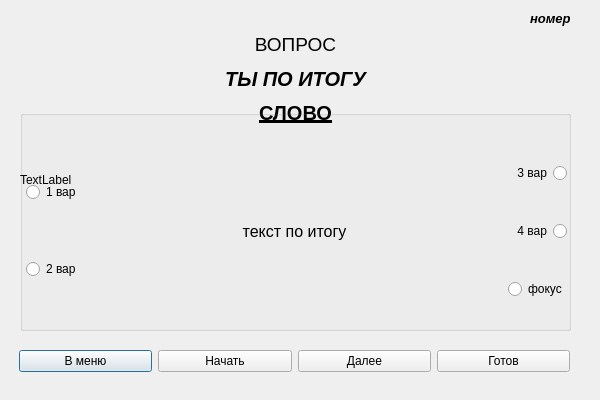
<?xml version="1.0" encoding="UTF-8"?>
<ui version="4.0">
 <class>TestUser</class>
 <widget class="QDialog" name="TestUser">
  <property name="geometry">
   <rect>
    <x>0</x>
    <y>0</y>
    <width>600</width>
    <height>400</height>
   </rect>
  </property>
  <property name="windowTitle">
   <string>Тест по Пользовательскому словарю</string>
  </property>
  <widget class="QLabel" name="number_of_page">
   <property name="geometry">
    <rect>
     <x>530</x>
     <y>10</y>
     <width>54</width>
     <height>17</height>
    </rect>
   </property>
   <property name="font">
    <font>
     <pointsize>10</pointsize>
     <weight>75</weight>
     <italic>true</italic>
     <bold>true</bold>
    </font>
   </property>
   <property name="text">
    <string>номер</string>
   </property>
  </widget>
  <widget class="QWidget" name="layoutWidget">
   <property name="geometry">
    <rect>
     <x>20</x>
     <y>30</y>
     <width>551</width>
     <height>97</height>
    </rect>
   </property>
   <layout class="QVBoxLayout" name="verticalLayout_3">
    <item>
     <widget class="QLabel" name="text_question">
      <property name="font">
       <font>
        <pointsize>14</pointsize>
        <italic>false</italic>
       </font>
      </property>
      <property name="text">
       <string>ВОПРОС</string>
      </property>
      <property name="alignment">
       <set>Qt::AlignCenter</set>
      </property>
     </widget>
    </item>
    <item>
     <widget class="QLabel" name="mark_text">
      <property name="font">
       <font>
        <pointsize>15</pointsize>
        <weight>75</weight>
        <italic>true</italic>
        <bold>true</bold>
       </font>
      </property>
      <property name="text">
       <string>ТЫ ПО ИТОГУ</string>
      </property>
      <property name="alignment">
       <set>Qt::AlignCenter</set>
      </property>
      <property name="wordWrap">
       <bool>true</bool>
      </property>
     </widget>
    </item>
    <item>
     <widget class="QLabel" name="text_word">
      <property name="font">
       <font>
        <pointsize>15</pointsize>
        <weight>75</weight>
        <bold>true</bold>
        <underline>true</underline>
       </font>
      </property>
      <property name="text">
       <string>СЛОВО</string>
      </property>
      <property name="alignment">
       <set>Qt::AlignCenter</set>
      </property>
     </widget>
    </item>
   </layout>
  </widget>
  <widget class="QWidget" name="layoutWidget_2">
   <property name="geometry">
    <rect>
     <x>19</x>
     <y>336</y>
     <width>551</width>
     <height>51</height>
    </rect>
   </property>
   <layout class="QHBoxLayout" name="horizontalLayout_2">
    <item>
     <widget class="QPushButton" name="back_to_menu_Button">
      <property name="text">
       <string>В меню</string>
      </property>
     </widget>
    </item>
    <item>
     <widget class="QPushButton" name="start_Button">
      <property name="text">
       <string>Начать</string>
      </property>
     </widget>
    </item>
    <item>
     <widget class="QPushButton" name="next_Button">
      <property name="text">
       <string>Далее</string>
      </property>
     </widget>
    </item>
    <item>
     <widget class="QPushButton" name="done_Button">
      <property name="text">
       <string>Готов</string>
      </property>
     </widget>
    </item>
   </layout>
  </widget>
  <widget class="QGroupBox" name="groupBox">
   <property name="geometry">
    <rect>
     <x>20</x>
     <y>110</y>
     <width>551</width>
     <height>221</height>
    </rect>
   </property>
   <property name="title">
    <string/>
   </property>
   <property name="checkable">
    <bool>false</bool>
   </property>
   <widget class="QWidget" name="layoutWidget_3">
    <property name="geometry">
     <rect>
      <x>6</x>
      <y>21</y>
      <width>541</width>
      <height>201</height>
     </rect>
    </property>
    <layout class="QHBoxLayout" name="horizontalLayout">
     <item>
      <layout class="QVBoxLayout" name="verticalLayout">
       <item>
        <widget class="QRadioButton" name="word_1">
         <property name="text">
          <string>1 вар</string>
         </property>
        </widget>
       </item>
       <item>
        <widget class="QRadioButton" name="word_2">
         <property name="text">
          <string>2 вар</string>
         </property>
        </widget>
       </item>
      </layout>
     </item>
     <item>
      <widget class="QLabel" name="msg_text">
       <property name="sizePolicy">
        <sizepolicy hsizetype="Preferred" vsizetype="Preferred">
         <horstretch>1</horstretch>
         <verstretch>0</verstretch>
        </sizepolicy>
       </property>
       <property name="minimumSize">
        <size>
         <width>0</width>
         <height>0</height>
        </size>
       </property>
       <property name="sizeIncrement">
        <size>
         <width>0</width>
         <height>0</height>
        </size>
       </property>
       <property name="font">
        <font>
         <pointsize>12</pointsize>
        </font>
       </property>
       <property name="layoutDirection">
        <enum>Qt::LeftToRight</enum>
       </property>
       <property name="autoFillBackground">
        <bool>false</bool>
       </property>
       <property name="frameShape">
        <enum>QFrame::NoFrame</enum>
       </property>
       <property name="text">
        <string>текст по итогу</string>
       </property>
       <property name="alignment">
        <set>Qt::AlignCenter</set>
       </property>
       <property name="wordWrap">
        <bool>true</bool>
       </property>
      </widget>
     </item>
     <item>
      <layout class="QVBoxLayout" name="verticalLayout_2">
       <item>
        <widget class="QRadioButton" name="word_3">
         <property name="layoutDirection">
          <enum>Qt::RightToLeft</enum>
         </property>
         <property name="text">
          <string>3 вар</string>
         </property>
        </widget>
       </item>
       <item>
        <widget class="QRadioButton" name="word_4">
         <property name="layoutDirection">
          <enum>Qt::RightToLeft</enum>
         </property>
         <property name="text">
          <string>4 вар</string>
         </property>
        </widget>
       </item>
       <item>
        <widget class="QRadioButton" name="clean_Button">
         <property name="enabled">
          <bool>true</bool>
         </property>
         <property name="font">
          <font>
           <strikeout>false</strikeout>
          </font>
         </property>
         <property name="inputMethodHints">
          <set>Qt::ImhNone</set>
         </property>
         <property name="text">
          <string>фокус</string>
         </property>
         <property name="checkable">
          <bool>true</bool>
         </property>
        </widget>
       </item>
      </layout>
     </item>
    </layout>
   </widget>
  </widget>
  <widget class="QLabel" name="label">
   <property name="geometry">
    <rect>
     <x>20</x>
     <y>20</y>
     <width>550</width>
     <height>320</height>
    </rect>
   </property>
   <property name="text">
    <string>TextLabel</string>
   </property>
  </widget>
 </widget>
 <resources/>
 <connections/>
</ui>
